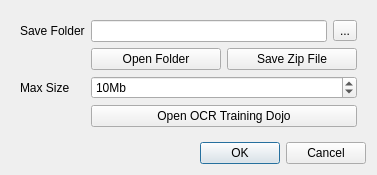
<?xml version="1.0" encoding="UTF-8"?>
<ui version="4.0">
 <class>OCRTrainingDataDialog</class>
 <widget class="QDialog" name="OCRTrainingDataDialog">
  <property name="geometry">
   <rect>
    <x>0</x>
    <y>0</y>
    <width>377</width>
    <height>164</height>
   </rect>
  </property>
  <property name="minimumSize">
   <size>
    <width>267</width>
    <height>0</height>
   </size>
  </property>
  <property name="maximumSize">
   <size>
    <width>650</width>
    <height>300</height>
   </size>
  </property>
  <property name="windowTitle">
   <string>OCR Training Data Setup</string>
  </property>
  <layout class="QGridLayout" name="gridLayout">
   <item row="1" column="0">
    <widget class="QWidget" name="widget" native="true">
     <property name="sizePolicy">
      <sizepolicy hsizetype="Preferred" vsizetype="Fixed">
       <horstretch>0</horstretch>
       <verstretch>0</verstretch>
      </sizepolicy>
     </property>
     <layout class="QFormLayout" name="formLayout">
      <item row="0" column="0">
       <widget class="QLabel" name="label">
        <property name="text">
         <string>Save Folder</string>
        </property>
       </widget>
      </item>
      <item row="0" column="1">
       <widget class="QWidget" name="widget_2" native="true">
        <property name="sizePolicy">
         <sizepolicy hsizetype="Preferred" vsizetype="Fixed">
          <horstretch>0</horstretch>
          <verstretch>0</verstretch>
         </sizepolicy>
        </property>
        <layout class="QHBoxLayout" name="horizontalLayout">
         <property name="leftMargin">
          <number>0</number>
         </property>
         <property name="topMargin">
          <number>0</number>
         </property>
         <property name="rightMargin">
          <number>0</number>
         </property>
         <property name="bottomMargin">
          <number>0</number>
         </property>
         <item>
          <widget class="QLineEdit" name="lineEdit_saveFolder"/>
         </item>
         <item>
          <widget class="QToolButton" name="toolButton_chooseSaveFolder">
           <property name="text">
            <string>...</string>
           </property>
          </widget>
         </item>
        </layout>
       </widget>
      </item>
      <item row="1" column="1">
       <widget class="QWidget" name="widget_3" native="true">
        <layout class="QHBoxLayout" name="horizontalLayout_2">
         <property name="leftMargin">
          <number>0</number>
         </property>
         <property name="topMargin">
          <number>0</number>
         </property>
         <property name="rightMargin">
          <number>0</number>
         </property>
         <property name="bottomMargin">
          <number>0</number>
         </property>
         <item>
          <widget class="QPushButton" name="pushButton_openFolder">
           <property name="text">
            <string>Open Folder</string>
           </property>
          </widget>
         </item>
         <item>
          <widget class="QPushButton" name="pushButton_saveZipFile">
           <property name="text">
            <string>Save Zip File</string>
           </property>
          </widget>
         </item>
        </layout>
       </widget>
      </item>
      <item row="2" column="0">
       <widget class="QLabel" name="label_2">
        <property name="text">
         <string>Max Size</string>
        </property>
       </widget>
      </item>
      <item row="2" column="1">
       <widget class="QSpinBox" name="spinBox_maxSize">
        <property name="suffix">
         <string>Mb</string>
        </property>
        <property name="minimum">
         <number>1</number>
        </property>
        <property name="value">
         <number>10</number>
        </property>
       </widget>
      </item>
      <item row="3" column="1">
       <widget class="QPushButton" name="pushButton_openTrainingDojo">
        <property name="text">
         <string>Open OCR Training Dojo</string>
        </property>
       </widget>
      </item>
     </layout>
    </widget>
   </item>
   <item row="3" column="0">
    <widget class="QDialogButtonBox" name="buttonBox">
     <property name="orientation">
      <enum>Qt::Horizontal</enum>
     </property>
     <property name="standardButtons">
      <set>QDialogButtonBox::Cancel|QDialogButtonBox::Ok</set>
     </property>
    </widget>
   </item>
   <item row="2" column="0">
    <spacer name="verticalSpacer">
     <property name="orientation">
      <enum>Qt::Vertical</enum>
     </property>
     <property name="sizeHint" stdset="0">
      <size>
       <width>20</width>
       <height>40</height>
      </size>
     </property>
    </spacer>
   </item>
  </layout>
 </widget>
 <resources/>
 <connections>
  <connection>
   <sender>buttonBox</sender>
   <signal>accepted()</signal>
   <receiver>OCRTrainingDataDialog</receiver>
   <slot>accept()</slot>
   <hints>
    <hint type="sourcelabel">
     <x>248</x>
     <y>254</y>
    </hint>
    <hint type="destinationlabel">
     <x>157</x>
     <y>274</y>
    </hint>
   </hints>
  </connection>
  <connection>
   <sender>buttonBox</sender>
   <signal>rejected()</signal>
   <receiver>OCRTrainingDataDialog</receiver>
   <slot>reject()</slot>
   <hints>
    <hint type="sourcelabel">
     <x>316</x>
     <y>260</y>
    </hint>
    <hint type="destinationlabel">
     <x>286</x>
     <y>274</y>
    </hint>
   </hints>
  </connection>
 </connections>
</ui>
